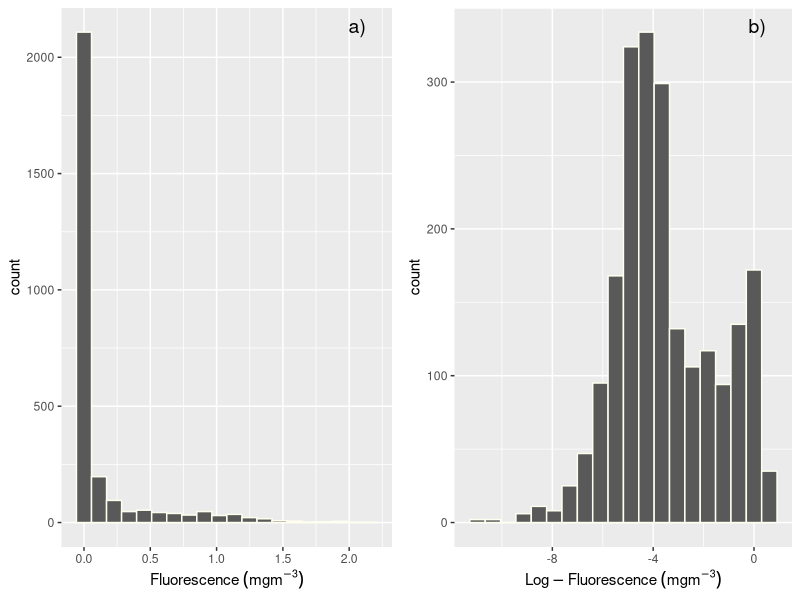

R code for this plot:
## ---- chunk 1
knitr::opts_chunk$set(echo = TRUE, warning = FALSE, message = FALSE, comment = "")


## ---- chunk 2

require(tidyverse)
## ---- chunk 3
ctd = read_csv("../data/algoa_ctd.csv")

## ---- chunk 4
surface = ctd %>% 
  filter(pressure < 150)
surface
## ---- chunk 5
ctd %>% 
  filter(pressure >= 0 & pressure <= 10)
## ---- chunk 6
ctd %>% 
  filter(between(pressure, 5,10))
## ---- chunk 7
ctd %>% 
  filter(pressure < 200 & lat > -6)

## ---- chunk 8
ctd %>% 
  filter(is.na(fluorescence))
## ---- chunk 9

ctd %>% 
  filter(!is.na(fluorescence))
## ---- chunk 10
ctd %>% 
  filter(station %in% c("st1", "st8", "st13"))
## ---- chunk 11
ctd %>% 
  select (pressure, temperature, salinity, fluorescence, oxygen)

## ---- chunk 12
ctd %>% 
  select(-spar, -par, -density, -time) 

## or you can bind the variable you want to remove
ctd %>% 
  select(-c(spar, par, density, time))
## ---- chunk 13
# hide a range of columns
ctd %>% 
  select(-(temperature:fluorescence))

## ---- chunk 14
ctd %>% 
  select(-contains("t"))
## ---- chunk 15

ctd %>% 
  select(Cast = station, Depth = pressure, Chlorophyll = fluorescence)

## ---- chunk 16

fl = ggplot(ctd, aes(fluorescence)) + geom_histogram(bins = 20, col = "ivory")+
  labs(x = expression(Fluorescence~(mgm^{-3})))
log.fl = ggplot(ctd, aes(fluorescence %>% log())) + geom_histogram(bins = 20, col = "ivory")+
  labs(x = expression(Log-Fluorescence~(mgm^{-3})))

cowplot::plot_grid(fl,log.fl, nrow = 1, labels = c("a)", "b)"), label_x = .85, label_y = .98, 
                   label_fontface = "plain" )

## ---- chunk 17
ctd %>% 
  select(pressure, fluorescence) %>%
  mutate(log.fluorescence = fluorescence %>% log10())


## ---- chunk 18
ctd %>% 
  select(pressure, fluorescence) %>%
  mutate(anomaly = fluorescence - mean(fluorescence, na.rm = TRUE))
## ---- chunk 19
ctd %>% 
  arrange(pressure)
## ---- chunk 20
ctd %>% 
  arrange(pressure %>% desc())
## ---- chunk 21
ctd = ctd %>% 
  filter(station %in% c("st1", "st4", "st8", "st13", "st18"))
## ---- chunk 22
ctd %>% 
  summarise(fl.mean = mean(fluorescence, na.rm = TRUE))
## ---- chunk 23
ctd %>% group_by(station) %>%
  summarise(Mean = mean(fluorescence, na.rm = TRUE),
           STD = sd(fluorescence, na.rm = TRUE))
## ---- chunk 24
ctd %>% group_by(station, lon)%>%
  summarise(Mean = mean(fluorescence, na.rm = TRUE),
           STD = sd(fluorescence, na.rm = TRUE))
## ---- chunk 25
ctd %>% 
  group_by(station) %>% 
  summarise(frequency = n())
